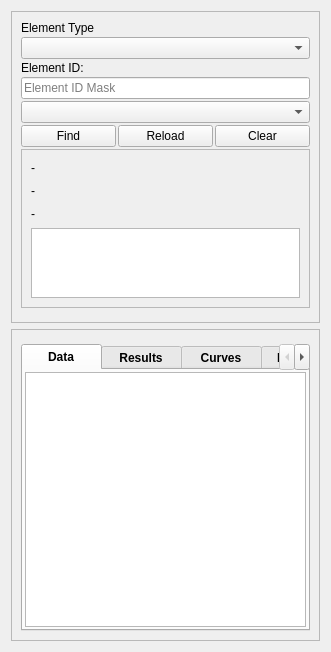
<?xml version="1.0" encoding="UTF-8"?>
<ui version="4.0">
 <class>DockWidget</class>
 <widget class="QDockWidget" name="DockWidget">
  <property name="geometry">
   <rect>
    <x>0</x>
    <y>0</y>
    <width>331</width>
    <height>652</height>
   </rect>
  </property>
  <property name="sizePolicy">
   <sizepolicy hsizetype="Preferred" vsizetype="Minimum">
    <horstretch>0</horstretch>
    <verstretch>0</verstretch>
   </sizepolicy>
  </property>
  <property name="minimumSize">
   <size>
    <width>281</width>
    <height>600</height>
   </size>
  </property>
  <property name="styleSheet">
   <string notr="true">
QDockWidget::title {
    font-weight: bold;
    font-size: 12pt;
}
   </string>
  </property>
  <property name="features">
   <set>QDockWidget::AllDockWidgetFeatures</set>
  </property>
  <property name="allowedAreas">
   <set>Qt::AllDockWidgetAreas</set>
  </property>
  <property name="windowTitle">
   <string>QGISRed Elements Explorer</string>
  </property>
  <widget class="QWidget" name="dockWidgetContents">
   <layout class="QVBoxLayout" name="verticalLayout_2">
    <property name="spacing">
     <number>2</number>
    </property>
    <property name="leftMargin">
     <number>2</number>
    </property>
    <property name="topMargin">
     <number>2</number>
    </property>
    <property name="rightMargin">
     <number>2</number>
    </property>
    <property name="bottomMargin">
     <number>2</number>
    </property>
    <item>
     <layout class="QVBoxLayout" name="verticalLayout">
      <property name="spacing">
       <number>2</number>
      </property>
      <property name="leftMargin">
       <number>0</number>
      </property>
      <property name="topMargin">
       <number>0</number>
      </property>
      <property name="rightMargin">
       <number>0</number>
      </property>
      <property name="bottomMargin">
       <number>0</number>
      </property>
      <item>
       <widget class="QFrame" name="frame">
        <property name="frameShape">
         <enum>QFrame::NoFrame</enum>
        </property>
        <property name="frameShadow">
         <enum>QFrame::Sunken</enum>
        </property>
        <property name="lineWidth">
         <number>0</number>
        </property>
        <layout class="QVBoxLayout" name="verticalLayout_3">
         <item>
          <widget class="QFrame" name="frameFindElements">
           <property name="sizePolicy">
            <sizepolicy hsizetype="Preferred" vsizetype="Preferred">
             <horstretch>0</horstretch>
             <verstretch>0</verstretch>
            </sizepolicy>
           </property>
           <property name="frameShape">
            <enum>QFrame::StyledPanel</enum>
           </property>
           <property name="frameShadow">
            <enum>QFrame::Sunken</enum>
           </property>
           <layout class="QGridLayout" name="gridLayout">
            <property name="sizeConstraint">
             <enum>QLayout::SetDefaultConstraint</enum>
            </property>
            <item row="0" column="0">
             <layout class="QVBoxLayout" name="findElementsLayout">
              <property name="spacing">
               <number>2</number>
              </property>
              <property name="leftMargin">
               <number>0</number>
              </property>
              <property name="topMargin">
               <number>0</number>
              </property>
              <property name="rightMargin">
               <number>0</number>
              </property>
              <property name="bottomMargin">
               <number>0</number>
              </property>
              <item>
               <widget class="QLabel" name="label_3">
                <property name="text">
                 <string>Element Type</string>
                </property>
               </widget>
              </item>
              <item>
               <widget class="QComboBox" name="cbElementType">
                <property name="sizePolicy">
                 <sizepolicy hsizetype="Expanding" vsizetype="Fixed">
                  <horstretch>0</horstretch>
                  <verstretch>0</verstretch>
                 </sizepolicy>
                </property>
               </widget>
              </item>
              <item>
               <widget class="QLabel" name="label_4">
                <property name="text">
                 <string>Element ID:</string>
                </property>
               </widget>
              </item>
              <item>
               <widget class="QLineEdit" name="leElementMask">
                <property name="sizePolicy">
                 <sizepolicy hsizetype="Expanding" vsizetype="Fixed">
                  <horstretch>0</horstretch>
                  <verstretch>0</verstretch>
                 </sizepolicy>
                </property>
                <property name="placeholderText">
                 <string>Element ID Mask</string>
                </property>
               </widget>
              </item>
              <item>
               <widget class="QComboBox" name="cbElementId">
                <property name="sizePolicy">
                 <sizepolicy hsizetype="Expanding" vsizetype="Fixed">
                  <horstretch>0</horstretch>
                  <verstretch>0</verstretch>
                 </sizepolicy>
                </property>
                <property name="placeholderText">
                 <string/>
                </property>
               </widget>
              </item>
              <item>
               <layout class="QHBoxLayout" name="horizontalLayout_2">
                <property name="spacing">
                 <number>2</number>
                </property>
                <item>
                 <widget class="QPushButton" name="btFind">
                  <property name="sizePolicy">
                   <sizepolicy hsizetype="Minimum" vsizetype="Fixed">
                    <horstretch>0</horstretch>
                    <verstretch>0</verstretch>
                   </sizepolicy>
                  </property>
                  <property name="text">
                   <string>Find</string>
                  </property>
                 </widget>
                </item>
                <item>
                 <widget class="QPushButton" name="btReload">
                  <property name="text">
                   <string>Reload</string>
                  </property>
                 </widget>
                </item>
                <item>
                 <widget class="QPushButton" name="btClear">
                  <property name="text">
                   <string>Clear</string>
                  </property>
                 </widget>
                </item>
               </layout>
              </item>
              <item>
               <widget class="QFrame" name="frameConnectedElements">
                <property name="frameShape">
                 <enum>QFrame::StyledPanel</enum>
                </property>
                <property name="frameShadow">
                 <enum>QFrame::Raised</enum>
                </property>
                <layout class="QVBoxLayout" name="verticalLayout_4">
                 <property name="spacing">
                  <number>0</number>
                 </property>
                 <property name="leftMargin">
                  <number>0</number>
                 </property>
                 <property name="topMargin">
                  <number>0</number>
                 </property>
                 <property name="rightMargin">
                  <number>0</number>
                 </property>
                 <property name="bottomMargin">
                  <number>0</number>
                 </property>
                 <item>
                  <widget class="QScrollArea" name="scrollConnectedElements">
                   <property name="frameShape">
                    <enum>QFrame::NoFrame</enum>
                   </property>
                   <property name="lineWidth">
                    <number>0</number>
                   </property>
                   <property name="widgetResizable">
                    <bool>true</bool>
                   </property>
                   <widget class="QWidget" name="scrollAreaWidgetContents_2">
                    <property name="geometry">
                     <rect>
                      <x>0</x>
                      <y>0</y>
                      <width>283</width>
                      <height>148</height>
                     </rect>
                    </property>
                    <layout class="QVBoxLayout" name="verticalLayout_12">
                     <item>
                      <widget class="QLabel" name="labelFoundElement">
                       <property name="text">
                        <string>-</string>
                       </property>
                      </widget>
                     </item>
                     <item>
                      <widget class="QLabel" name="labelFoundElementTag">
                       <property name="text">
                        <string>-</string>
                       </property>
                      </widget>
                     </item>
                     <item>
                      <widget class="QLabel" name="labelFoundElementDescription">
                       <property name="text">
                        <string>-</string>
                       </property>
                      </widget>
                     </item>
                     <item>
                      <widget class="QListWidget" name="listWidget">
                       <property name="sizePolicy">
                        <sizepolicy hsizetype="Expanding" vsizetype="Expanding">
                         <horstretch>0</horstretch>
                         <verstretch>0</verstretch>
                        </sizepolicy>
                       </property>
                       <property name="minimumSize">
                        <size>
                         <width>0</width>
                         <height>60</height>
                        </size>
                       </property>
                       <property name="maximumSize">
                        <size>
                         <width>16777215</width>
                         <height>70</height>
                        </size>
                       </property>
                       <property name="font">
                        <font>
                         <family>MS Shell Dlg 2</family>
                         <pointsize>8</pointsize>
                        </font>
                       </property>
                      </widget>
                     </item>
                    </layout>
                   </widget>
                  </widget>
                 </item>
                </layout>
               </widget>
              </item>
              <item>
               <widget class="Line" name="line">
                <property name="enabled">
                 <bool>true</bool>
                </property>
                <property name="lineWidth">
                 <number>0</number>
                </property>
                <property name="orientation">
                 <enum>Qt::Horizontal</enum>
                </property>
               </widget>
              </item>
             </layout>
            </item>
           </layout>
          </widget>
         </item>
         <item>
          <widget class="QFrame" name="frameElementProperties">
           <property name="frameShape">
            <enum>QFrame::StyledPanel</enum>
           </property>
           <property name="frameShadow">
            <enum>QFrame::Sunken</enum>
           </property>
           <layout class="QGridLayout" name="gridLayout_2">
            <item row="0" column="0">
             <layout class="QVBoxLayout" name="elementPropertiesLayout">
              <property name="spacing">
               <number>2</number>
              </property>
              <property name="leftMargin">
               <number>0</number>
              </property>
              <property name="topMargin">
               <number>0</number>
              </property>
              <property name="rightMargin">
               <number>0</number>
              </property>
              <property name="bottomMargin">
               <number>0</number>
              </property>
              <item>
               <widget class="Line" name="lineEp">
                <property name="enabled">
                 <bool>true</bool>
                </property>
                <property name="lineWidth">
                 <number>0</number>
                </property>
                <property name="orientation">
                 <enum>Qt::Horizontal</enum>
                </property>
               </widget>
              </item>
              <item>
               <widget class="QTabWidget" name="tabWidget">
                <property name="enabled">
                 <bool>true</bool>
                </property>
                <property name="styleSheet">
                 <string notr="true">QTabBar::tab { font-weight: bold; min-width: 80px; }</string>
                </property>
                <property name="currentIndex">
                 <number>0</number>
                </property>
                <property name="documentMode">
                 <bool>false</bool>
                </property>
                <property name="tabsClosable">
                 <bool>false</bool>
                </property>
                <property name="movable">
                 <bool>false</bool>
                </property>
                <property name="tabBarAutoHide">
                 <bool>false</bool>
                </property>
                <widget class="QWidget" name="tabData">
                 <attribute name="title">
                  <string>Data</string>
                 </attribute>
                 <layout class="QVBoxLayout" name="verticalLayout_7">
                  <property name="spacing">
                   <number>2</number>
                  </property>
                  <property name="leftMargin">
                   <number>2</number>
                  </property>
                  <property name="topMargin">
                   <number>2</number>
                  </property>
                  <property name="rightMargin">
                   <number>2</number>
                  </property>
                  <property name="bottomMargin">
                   <number>2</number>
                  </property>
                  <item>
                   <widget class="QTableWidget" name="dataTableWidget">
                    <property name="font">
                     <font>
                      <family>MS Shell Dlg 2</family>
                      <pointsize>8</pointsize>
                     </font>
                    </property>
                    <property name="horizontalScrollBarPolicy">
                     <enum>Qt::ScrollBarAlwaysOff</enum>
                    </property>
                    <property name="sizeAdjustPolicy">
                     <enum>QAbstractScrollArea::AdjustToContents</enum>
                    </property>
                    <property name="columnCount">
                     <number>0</number>
                    </property>
                   </widget>
                  </item>
                 </layout>
                </widget>
                <widget class="QWidget" name="tabResults">
                 <attribute name="title">
                  <string>Results</string>
                 </attribute>
                 <layout class="QHBoxLayout" name="horizontalLayout_4">
                  <property name="spacing">
                   <number>2</number>
                  </property>
                  <property name="leftMargin">
                   <number>2</number>
                  </property>
                  <property name="topMargin">
                   <number>2</number>
                  </property>
                  <property name="rightMargin">
                   <number>2</number>
                  </property>
                  <property name="bottomMargin">
                   <number>2</number>
                  </property>
                  <item>
                   <layout class="QFormLayout" name="formLayout_2">
                    <property name="horizontalSpacing">
                     <number>2</number>
                    </property>
                    <property name="verticalSpacing">
                     <number>2</number>
                    </property>
                    <item row="1" column="1">
                     <widget class="QSlider" name="horizontalSlider_2">
                      <property name="orientation">
                       <enum>Qt::Horizontal</enum>
                      </property>
                     </widget>
                    </item>
                    <item row="2" column="1">
                     <widget class="QTableWidget" name="tableWidget_2"/>
                    </item>
                    <item row="0" column="1">
                     <widget class="QLabel" name="label_2">
                      <property name="sizePolicy">
                       <sizepolicy hsizetype="Preferred" vsizetype="Fixed">
                        <horstretch>0</horstretch>
                        <verstretch>0</verstretch>
                       </sizepolicy>
                      </property>
                      <property name="text">
                       <string>Day 1, 15:10</string>
                      </property>
                      <property name="textFormat">
                       <enum>Qt::PlainText</enum>
                      </property>
                      <property name="alignment">
                       <set>Qt::AlignCenter</set>
                      </property>
                     </widget>
                    </item>
                   </layout>
                  </item>
                 </layout>
                </widget>
                <widget class="QWidget" name="tabCurves">
                 <attribute name="title">
                  <string>Curves</string>
                 </attribute>
                 <layout class="QVBoxLayout" name="verticalLayout_8">
                  <property name="spacing">
                   <number>2</number>
                  </property>
                  <property name="leftMargin">
                   <number>2</number>
                  </property>
                  <property name="topMargin">
                   <number>2</number>
                  </property>
                  <property name="rightMargin">
                   <number>2</number>
                  </property>
                  <property name="bottomMargin">
                   <number>2</number>
                  </property>
                 </layout>
                </widget>
                <widget class="QWidget" name="tabPatterns">
                 <attribute name="title">
                  <string>Patterns</string>
                 </attribute>
                 <layout class="QVBoxLayout" name="verticalLayout_9">
                  <property name="spacing">
                   <number>2</number>
                  </property>
                  <property name="leftMargin">
                   <number>2</number>
                  </property>
                  <property name="topMargin">
                   <number>2</number>
                  </property>
                  <property name="rightMargin">
                   <number>2</number>
                  </property>
                  <property name="bottomMargin">
                   <number>2</number>
                  </property>
                 </layout>
                </widget>
                <widget class="QWidget" name="tabControls">
                 <attribute name="title">
                  <string>Controls</string>
                 </attribute>
                 <layout class="QVBoxLayout" name="verticalLayout_10">
                  <property name="spacing">
                   <number>2</number>
                  </property>
                  <property name="leftMargin">
                   <number>2</number>
                  </property>
                  <property name="topMargin">
                   <number>2</number>
                  </property>
                  <property name="rightMargin">
                   <number>2</number>
                  </property>
                  <property name="bottomMargin">
                   <number>2</number>
                  </property>
                 </layout>
                </widget>
               </widget>
              </item>
             </layout>
            </item>
           </layout>
          </widget>
         </item>
        </layout>
       </widget>
      </item>
     </layout>
    </item>
   </layout>
  </widget>
 </widget>
 <resources/>
 <connections/>
</ui>
